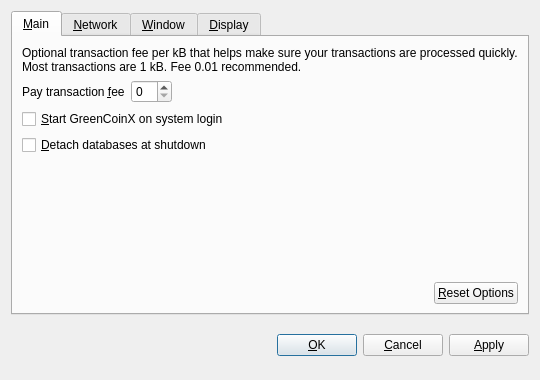
<?xml version="1.0" encoding="UTF-8"?>
<ui version="4.0">
 <class>OptionsDialog</class>
 <widget class="QDialog" name="OptionsDialog">
  <property name="geometry">
   <rect>
    <x>0</x>
    <y>0</y>
    <width>540</width>
    <height>380</height>
   </rect>
  </property>
  <property name="windowTitle">
   <string>Options</string>
  </property>
  <property name="modal">
   <bool>true</bool>
  </property>
  <layout class="QVBoxLayout" name="verticalLayout">
   <item>
    <widget class="QTabWidget" name="tabWidget">
     <property name="tabPosition">
      <enum>QTabWidget::North</enum>
     </property>
     <property name="currentIndex">
      <number>0</number>
     </property>
     <widget class="QWidget" name="tabMain">
      <attribute name="title">
       <string>&amp;Main</string>
      </attribute>
      <layout class="QVBoxLayout" name="verticalLayout_Main">
       <item>
        <widget class="QLabel" name="transactionFeeInfoLabel">
         <property name="text">
          <string>Optional transaction fee per kB that helps make sure your transactions are processed quickly. Most transactions are 1 kB. Fee 0.01 recommended.</string>
         </property>
         <property name="textFormat">
          <enum>Qt::PlainText</enum>
         </property>
         <property name="wordWrap">
          <bool>true</bool>
         </property>
        </widget>
       </item>
       <item>
        <layout class="QHBoxLayout" name="horizontalLayout_Main">
         <item>
          <widget class="QLabel" name="transactionFeeLabel">
           <property name="text">
            <string>Pay transaction &amp;fee</string>
           </property>
           <property name="textFormat">
            <enum>Qt::PlainText</enum>
           </property>
           <property name="buddy">
            <cstring>transactionFee</cstring>
           </property>
          </widget>
         </item>
         <item>
          <widget class="BitcoinAmountField" name="transactionFee"/>
         </item>
         <item>
          <spacer name="horizontalSpacer_Main">
           <property name="orientation">
            <enum>Qt::Horizontal</enum>
           </property>
           <property name="sizeHint" stdset="0">
            <size>
             <width>40</width>
             <height>20</height>
            </size>
           </property>
          </spacer>
         </item>
        </layout>
       </item>
       <item>
        <widget class="QCheckBox" name="bitcoinAtStartup">
         <property name="toolTip">
          <string>Automatically start GreenCoinX after logging in to the system.</string>
         </property>
         <property name="text">
          <string>&amp;Start GreenCoinX on system login</string>
         </property>
        </widget>
       </item>
       <item>
        <widget class="QCheckBox" name="detachDatabases">
         <property name="toolTip">
          <string>Detach block and address databases at shutdown. This means they can be moved to another data directory, but it slows down shutdown. The wallet is always detached.</string>
         </property>
         <property name="text">
          <string>&amp;Detach databases at shutdown</string>
         </property>
        </widget>
       </item>
       <item>
        <spacer name="verticalSpacer_Main">
         <property name="orientation">
          <enum>Qt::Vertical</enum>
         </property>
         <property name="sizeHint" stdset="0">
          <size>
           <width>20</width>
           <height>40</height>
          </size>
         </property>
        </spacer>
       </item>
       <item>
        <layout class="QHBoxLayout" name="horizontalLayout_2_Main">
         <item>
          <spacer name="horizontalSpacer_2_Main">
           <property name="orientation">
            <enum>Qt::Horizontal</enum>
           </property>
           <property name="sizeHint" stdset="0">
            <size>
             <width>40</width>
             <height>20</height>
            </size>
           </property>
          </spacer>
         </item>
         <item>
          <widget class="QPushButton" name="resetButton">
           <property name="toolTip">
            <string>Reset all client options to default.</string>
           </property>
           <property name="text">
            <string>&amp;Reset Options</string>
           </property>
           <property name="autoDefault">
            <bool>false</bool>
           </property>
          </widget>
         </item>
        </layout>
       </item>
      </layout>
     </widget>
     <widget class="QWidget" name="tabNetwork">
      <attribute name="title">
       <string>&amp;Network</string>
      </attribute>
      <layout class="QVBoxLayout" name="verticalLayout_Network">
       <item>
        <widget class="QCheckBox" name="mapPortUpnp">
         <property name="toolTip">
          <string>Automatically open the GreenCoinX client port on the router. This only works when your router supports UPnP and it is enabled.</string>
         </property>
         <property name="text">
          <string>Map port using &amp;UPnP</string>
         </property>
        </widget>
       </item>
       <item>
        <widget class="QCheckBox" name="connectSocks">
         <property name="toolTip">
          <string>Connect to the GreenCoinX network through a SOCKS proxy (e.g. when connecting through Tor).</string>
         </property>
         <property name="text">
          <string>&amp;Connect through SOCKS proxy:</string>
         </property>
        </widget>
       </item>
       <item>
        <layout class="QHBoxLayout" name="horizontalLayout_Network">
         <item>
          <widget class="QLabel" name="proxyIpLabel">
           <property name="text">
            <string>Proxy &amp;IP:</string>
           </property>
           <property name="textFormat">
            <enum>Qt::PlainText</enum>
           </property>
           <property name="buddy">
            <cstring>proxyIp</cstring>
           </property>
          </widget>
         </item>
         <item>
          <widget class="QValidatedLineEdit" name="proxyIp">
           <property name="maximumSize">
            <size>
             <width>140</width>
             <height>16777215</height>
            </size>
           </property>
           <property name="toolTip">
            <string>IP address of the proxy (e.g. 127.0.0.1)</string>
           </property>
          </widget>
         </item>
         <item>
          <widget class="QLabel" name="proxyPortLabel">
           <property name="text">
            <string>&amp;Port:</string>
           </property>
           <property name="textFormat">
            <enum>Qt::PlainText</enum>
           </property>
           <property name="buddy">
            <cstring>proxyPort</cstring>
           </property>
          </widget>
         </item>
         <item>
          <widget class="QLineEdit" name="proxyPort">
           <property name="maximumSize">
            <size>
             <width>55</width>
             <height>16777215</height>
            </size>
           </property>
           <property name="toolTip">
            <string>Port of the proxy (e.g. 9050)</string>
           </property>
          </widget>
         </item>
         <item>
          <widget class="QLabel" name="socksVersionLabel">
           <property name="text">
            <string>SOCKS &amp;Version:</string>
           </property>
           <property name="textFormat">
            <enum>Qt::PlainText</enum>
           </property>
           <property name="buddy">
            <cstring>socksVersion</cstring>
           </property>
          </widget>
         </item>
         <item>
          <widget class="QValueComboBox" name="socksVersion">
           <property name="toolTip">
            <string>SOCKS version of the proxy (e.g. 5)</string>
           </property>
          </widget>
         </item>
         <item>
          <spacer name="horizontalSpacer_Network">
           <property name="orientation">
            <enum>Qt::Horizontal</enum>
           </property>
           <property name="sizeHint" stdset="0">
            <size>
             <width>40</width>
             <height>20</height>
            </size>
           </property>
          </spacer>
         </item>
        </layout>
       </item>
       <item>
        <spacer name="verticalSpacer_Network">
         <property name="orientation">
          <enum>Qt::Vertical</enum>
         </property>
         <property name="sizeHint" stdset="0">
          <size>
           <width>20</width>
           <height>40</height>
          </size>
         </property>
        </spacer>
       </item>
      </layout>
     </widget>
     <widget class="QWidget" name="tabWindow">
      <attribute name="title">
       <string>&amp;Window</string>
      </attribute>
      <layout class="QVBoxLayout" name="verticalLayout_Window">
       <item>
        <widget class="QCheckBox" name="minimizeToTray">
         <property name="toolTip">
          <string>Show only a tray icon after minimizing the window.</string>
         </property>
         <property name="text">
          <string>&amp;Minimize to the tray instead of the taskbar</string>
         </property>
        </widget>
       </item>
       <item>
        <widget class="QCheckBox" name="minimizeOnClose">
         <property name="toolTip">
          <string>Minimize instead of exit the application when the window is closed. When this option is enabled, the application will be closed only after selecting Quit in the menu.</string>
         </property>
         <property name="text">
          <string>M&amp;inimize on close</string>
         </property>
        </widget>
       </item>
       <item>
        <spacer name="verticalSpacer_Window">
         <property name="orientation">
          <enum>Qt::Vertical</enum>
         </property>
         <property name="sizeHint" stdset="0">
          <size>
           <width>20</width>
           <height>40</height>
          </size>
         </property>
        </spacer>
       </item>
      </layout>
     </widget>
     <widget class="QWidget" name="tabDisplay">
      <attribute name="title">
       <string>&amp;Display</string>
      </attribute>
      <layout class="QVBoxLayout" name="verticalLayout_Display">
       <item>
        <layout class="QHBoxLayout" name="horizontalLayout_1_Display">
         <item>
          <widget class="QLabel" name="langLabel">
           <property name="text">
            <string>User Interface &amp;language:</string>
           </property>
           <property name="textFormat">
            <enum>Qt::PlainText</enum>
           </property>
           <property name="buddy">
            <cstring>lang</cstring>
           </property>
          </widget>
         </item>
         <item>
          <widget class="QValueComboBox" name="lang">
           <property name="toolTip">
            <string>The user interface language can be set here. This setting will take effect after restarting GreenCoinX.</string>
           </property>
          </widget>
         </item>
        </layout>
       </item>
       <item>
        <layout class="QHBoxLayout" name="horizontalLayout_2_Display">
         <item>
          <widget class="QLabel" name="unitLabel">
           <property name="text">
            <string>&amp;Unit to show amounts in:</string>
           </property>
           <property name="textFormat">
            <enum>Qt::PlainText</enum>
           </property>
           <property name="buddy">
            <cstring>unit</cstring>
           </property>
          </widget>
         </item>
         <item>
          <widget class="QValueComboBox" name="unit">
           <property name="toolTip">
            <string>Choose the default subdivision unit to show in the interface and when sending coins.</string>
           </property>
          </widget>
         </item>
        </layout>
       </item>
       <item>
        <widget class="QCheckBox" name="displayAddresses">
         <property name="toolTip">
          <string>Whether to show GreenCoinX addresses in the transaction list or not.</string>
         </property>
         <property name="text">
          <string>&amp;Display addresses in transaction list</string>
         </property>
        </widget>
       </item>
       <item>
        <widget class="QCheckBox" name="coinControlFeatures">
         <property name="toolTip">
          <string>Whether to show coin control features or not.</string>
         </property>
         <property name="text">
          <string>Display Coin &amp;Control Features (experts only!)</string>
         </property>
        </widget>
       </item>
       <item>
        <spacer name="verticalSpacer_Display">
         <property name="orientation">
          <enum>Qt::Vertical</enum>
         </property>
         <property name="sizeHint" stdset="0">
          <size>
           <width>20</width>
           <height>40</height>
          </size>
         </property>
        </spacer>
       </item>
      </layout>
     </widget>
    </widget>
   </item>
   <item>
    <layout class="QHBoxLayout" name="horizontalLayout_Buttons">
     <item>
      <spacer name="horizontalSpacer_1">
       <property name="orientation">
        <enum>Qt::Horizontal</enum>
       </property>
       <property name="sizeHint" stdset="0">
        <size>
         <width>40</width>
         <height>48</height>
        </size>
       </property>
      </spacer>
     </item>
     <item>
      <widget class="QLabel" name="statusLabel">
       <property name="font">
        <font>
         <weight>75</weight>
         <bold>true</bold>
        </font>
       </property>
       <property name="text">
        <string/>
       </property>
       <property name="textFormat">
        <enum>Qt::PlainText</enum>
       </property>
       <property name="wordWrap">
        <bool>true</bool>
       </property>
      </widget>
     </item>
     <item>
      <spacer name="horizontalSpacer_2">
       <property name="orientation">
        <enum>Qt::Horizontal</enum>
       </property>
       <property name="sizeHint" stdset="0">
        <size>
         <width>40</width>
         <height>48</height>
        </size>
       </property>
      </spacer>
     </item>
     <item>
      <widget class="QPushButton" name="okButton">
       <property name="text">
        <string>&amp;OK</string>
       </property>
      </widget>
     </item>
     <item>
      <widget class="QPushButton" name="cancelButton">
       <property name="text">
        <string>&amp;Cancel</string>
       </property>
       <property name="autoDefault">
        <bool>false</bool>
       </property>
      </widget>
     </item>
     <item>
      <widget class="QPushButton" name="applyButton">
       <property name="text">
        <string>&amp;Apply</string>
       </property>
       <property name="autoDefault">
        <bool>false</bool>
       </property>
      </widget>
     </item>
    </layout>
   </item>
  </layout>
 </widget>
 <customwidgets>
  <customwidget>
   <class>BitcoinAmountField</class>
   <extends>QSpinBox</extends>
   <header>bitcoinamountfield.h</header>
  </customwidget>
  <customwidget>
   <class>QValueComboBox</class>
   <extends>QComboBox</extends>
   <header>qvaluecombobox.h</header>
  </customwidget>
  <customwidget>
   <class>QValidatedLineEdit</class>
   <extends>QLineEdit</extends>
   <header>qvalidatedlineedit.h</header>
  </customwidget>
 </customwidgets>
 <resources/>
 <connections/>
</ui>
